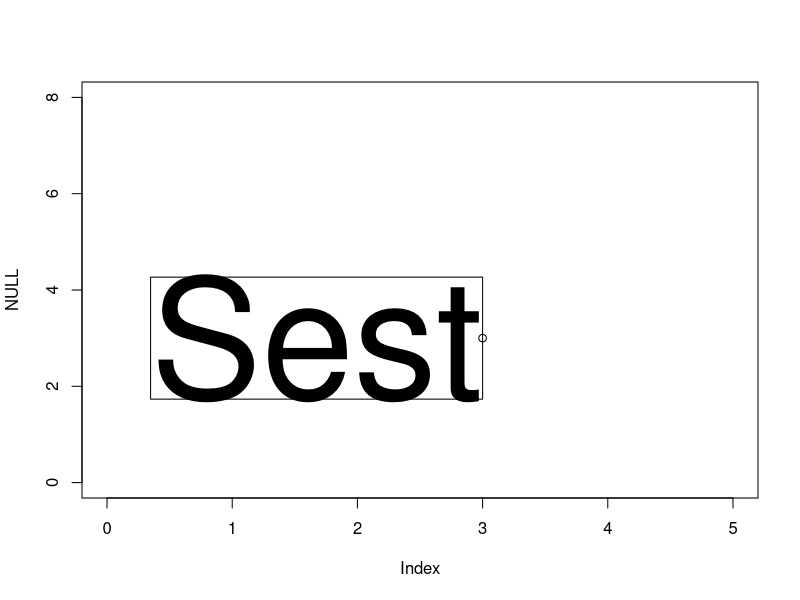

This figure's R source:

plot(NULL, xlim = c(0,5), ylim = c(0,8))
lab <- "Sest"
cex = 10
xy <- c(3,3)
# text(x = xy[1] + strwidth(lab, cex = cex) / 2, y = xy[2] + strheight(lab, cex = cex) / 2, labels = lab, cex = cex)
# rect(xleft = xy[1], xright = xy[1] + strwidth(lab, cex = cex), ybottom = xy[2], ytop = xy[2]+strheight(lab, cex = cex))

text2 <- function(x, y, pos = NULL, cex = 1, labels = NULL, drect = F, ...){
  adj_x <- x + ifelse(any(pos %in% c(2,4)), ifelse(any(pos == 2), -1, 1) * strwidth(labels, cex = cex) / 2, 0)
  adj_y <- y + ifelse(any(pos %in% c(1,3)), ifelse(any(pos == 1), -1, 1) * strheight(labels, cex = cex) / 2, 0)
  text(x = adj_x, y = adj_y, labels = labels, pos = NULL, cex = cex, ...)
  if(drect){
    rect(xleft = adj_x - strwidth(lab, cex = cex) / 2, 
         xright = adj_x + strwidth(lab, cex = cex) / 2, 
         ybottom = adj_y - strheight(lab, cex = cex) / 2, 
         ytop = adj_y + strheight(lab, cex = cex) / 2)
  }
}

text2(x = xy[1], y = xy[2], labels = lab, cex = cex, drect = T, pos = c(2,4))
points(xy[1], xy[2])
